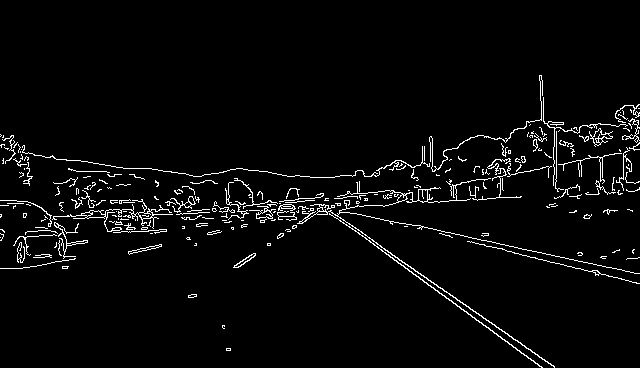
#> input picture edge_img.jpg, 640 x 368 px
$ python 05ROI_mask.py
#> lines starting #> are read from the running program, lines starting #| are printed output that depends on the picture
import cv2
import numpy as np

edge_img=cv2.imread('edge_img.jpg',cv2.IMREAD_GRAYSCALE)
#> edge_img is the input picture: shape (368, 640); min 0, max 255, mean 8.9

mask=np.zeros_like(edge_img)
mask=cv2.fillPoly(mask,np.array([[[0,368],[300,210],[340,210],[640,368]]]),color=255)
#cv2.imshow('mask',mask)
#cv2.waitKey(0)
mask_edge_img=cv2.bitwise_and(edge_img,mask)
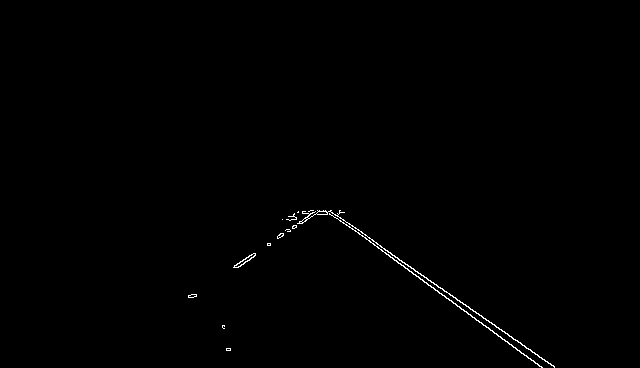
#> mask_edge_img: shape (368, 640); min 0, max 255, mean 1.1
cv2.imshow('mask_edge_img.jpg',mask_edge_img)
cv2.imwrite('mask_edge_img.jpg',mask_edge_img)
cv2.waitKey(0)
